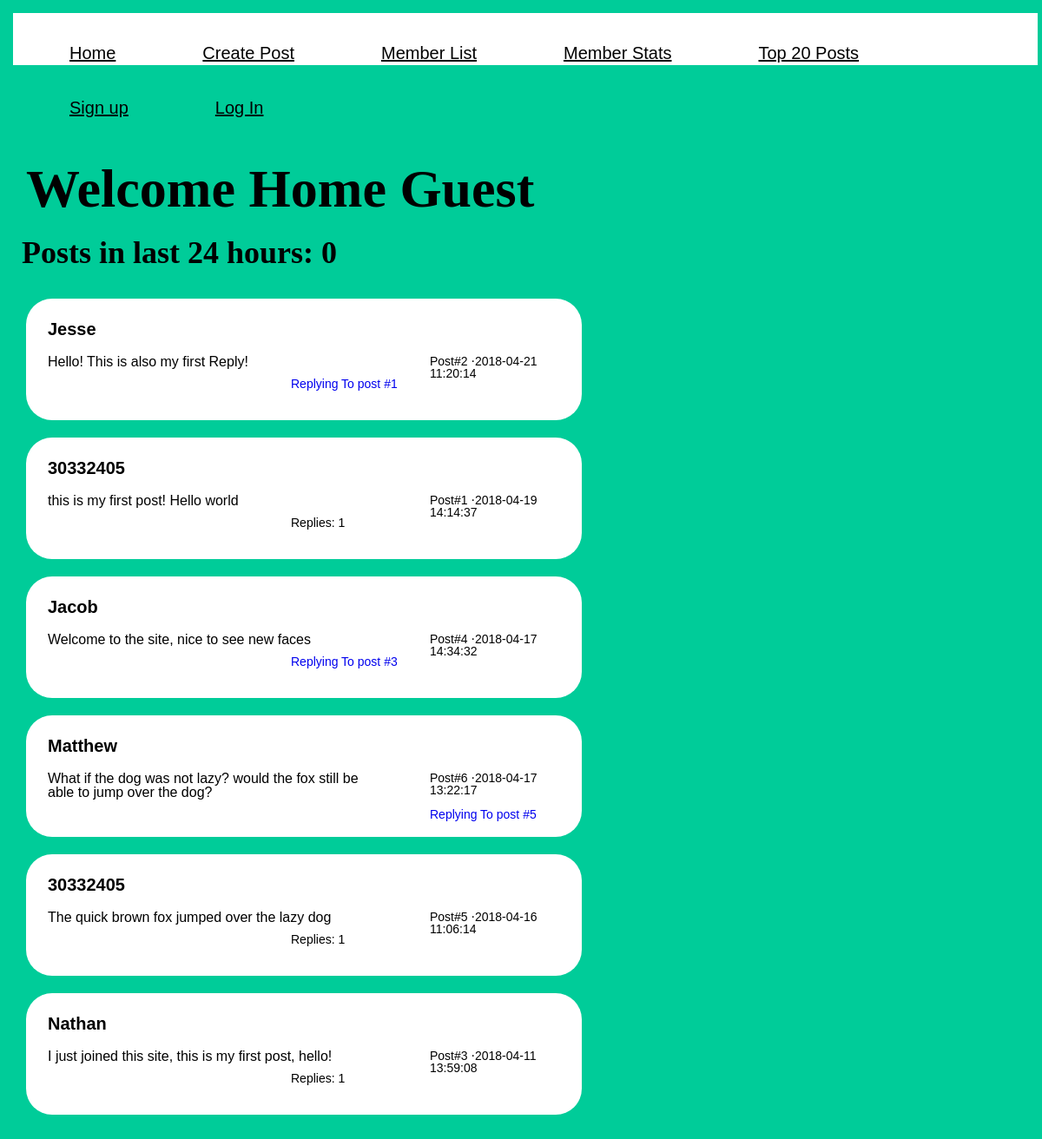
The page / on the database its author committed.
### tables this page shows
CREATE TABLE IF NOT EXISTS `post` (
  `id` int(11) NOT NULL AUTO_INCREMENT,
  `user_id` int(11) NOT NULL,
  `post_date` datetime NOT NULL,
  `in_reply_to` int(11) DEFAULT NULL,
  `text` varchar(160) NOT NULL,
  PRIMARY KEY (`id`),
  KEY `in_reply_to` (`in_reply_to`),
  KEY `user_id` (`user_id`)
);

CREATE TABLE IF NOT EXISTS `user` (
  `id` int(11) NOT NULL AUTO_INCREMENT,
  `name` varchar(50) NOT NULL,
  `email` varchar(50) NOT NULL,
  `password` varchar(225) NOT NULL,
  PRIMARY KEY (`id`)
);

### index.php (the view, shortened to what this page needs)
<?php
require_once "include/config.php";
?>
<!DOCTYPE html>
<html>
<head>
	<link rel="stylesheet" type="text/css" href="css/style.css">
</head>
<body>
	<?php include_once "include/nav.php";?>
	<section>
		<div class="main-wrapper">
			<?php if(isset($_SESSION['username'])): ?>
				<h1>Welcome Home <?php echo $_SESSION['username']; ?></h1>
			<?php else: ?>
				<h1>Welcome Home Guest</h1>
			<?php endif;
			$query = 'SELECT COUNT(*) as posts
			FROM post
			WHERE post.post_date > DATE_SUB(NOW(), INTERVAL 24 HOUR)';
			if (!$conn){
				$error = mysqli_connect_error();
				$errno = mysqli_connect_errno();
				print "$errno: $error\n";
				exit();
			}else{
				if($result = mysqli_query($conn, $query)){
					if($row = mysqli_fetch_assoc($result)){
						echo '<h2>Posts in last 24 hours: ' . $row['posts'] . '</h2>';
					}
				}
			}
			?>
			<div class="post-wrapper">
				<?php
				if(!isset($_SESSION['username'])){
					if (!$conn){
						$error = mysqli_connect_error();
						$errno = mysqli_connect_errno();
						print "$errno: $error\n";
						exit();
					}else{
						$query = 'SELECT p.post_date, u.name, p.text, p.in_reply_to, p.id,
						(SELECT COUNT(*) FROM post p2 WHERE p2.in_reply_to = p.id ) AS replies
						FROM post p
						INNER JOIN
						user u
						ON
						p.user_id = u.id
						ORDER BY p.post_date DESC LIMIT 10';
						if($result = mysqli_query($conn, $query)){
							while($row = mysqli_fetch_assoc($result)){
								echo '<div class="post-content" id="', $row['id'],'">';
								echo '<h3 class="post-name">', $row['name'], '</h3>';
								echo '<span>Post#', $row['id'],'  &sdot;', $row['post_date'],'</span>';
								echo '<p class="post-text">', $row['text'], '</p>';
								if($row['replies'] > 0){
									echo '<span class="replyCount">Replies: '. $row['replies'] . '</span>';
								}
								if(!empty($row['in_reply_to'])){
									echo '<a href="#', $row['in_reply_to'],'"><span>Replying To post #',$row['in_reply_to'],'</span></a>';
								}
								echo '</div>';
							}
						}else{
							echo "failed to set result";
						}
					}
				} ?>
			</div>
		</div>
	</section>
</body>
</html>

### include/nav.php (shortened to what this page needs)
<header>
		<nav>
			<div class="nav-links">
				<ul>
					<li>
						<a href="index.php">Home</a>
					</li>
					<li>
						<a href="createpost.php">Create Post</a>
					</li>
					<li>
						<a href="memberlist.php">Member List</a>
					</li>
					<li>
						<a href="stats.php">Member Stats</a>
					</li>
					<li>
						<a href="top20posts.php">Top 20 Posts</a>
					</li>
					<li>
						<a href="signup.php">Sign up</a>
					</li>
					<li>
						<a href="login.php">Log In</a>
					</li>
				</ul>
			</div>
		</nav>
</header>

### css/style.css (style rules this page uses)
html, body, div, span, object, iframe, h1, h2, h3, h4, h5, h6, p, blockquote, pre, abbr, address, cite, code, del, dfn, em, img, ins, kbd, q, samp, small, strong, sub, sup, var, b, i, dl, dt, dd, ol, ul, li, fieldset, form, label, legend, table, caption, tbody, tfoot, thead, tr, th, td, article, aside, canvas, details, figcaption, figure, footer, header, hgroup, menu, nav, section, summary, time, mark, audio, video { margin:0; padding:5px; border:0; outline:0; font-size:100%; vertical-align:baseline; background:transparent; }
body { line-height:1; }
article,aside,details,figcaption,figure, footer,header,hgroup,menu,nav,section { display:block; }
nav ul { list-style:none; }
a { margin:0; padding:0; font-size:100%; vertical-align:baseline; background:transparent; }
.nav-links { margin: 0 auto; width: 100%; }
body { background-color: #00cc99; }
header nav { width: 100%; height: 50px; background-color: white; }
header nav ul { width: 100%; float:left; }
header nav ul li { padding: 0px 50px; float: left; list-style: none; }
header nav ul li a { font-family: arial; font-size: 20px; color: #000000; line-height: 63px; }
.main-wrapper { margin: auto; float: left; }
.main-wrapper h1 { margin: 10px auto; font-size:62px; padding:10px; }
.main-wrapper .post-wrapper { padding: 10px; }
.main-wrapper .post-wrapper .post-content { border-radius: 30px; background-color: white; padding: 20px; width: 600px; height: 100px; margin:20px auto; font-family:arial; }
.main-wrapper .post-wrapper .post-content span { font-size:14px; float:right; width: 150px; }
.main-wrapper .post-wrapper .post-content h3 { font-size:20px; margin-bottom: 10px; }
.main-wrapper .post-wrapper .post-content p { width:60%; }
.replyCount { float: right; }
h2 { font-size: 36px; }

### rows shown on the page
post: user.name "Jesse", id "2", post_date "2018-04-21 11:20:14", text "Hello! This is also my first Reply!", in_reply_to "1"
post: user.name "30332405", id "1", post_date "2018-04-19 14:14:37", text "this is my first post! Hello world", replies "1"
post: user.name "Jacob", id "4", post_date "2018-04-17 14:34:32", text "Welcome to the site, nice to see new faces", in_reply_to "3"
post: user.name "Matthew", id "6", post_date "2018-04-17 13:22:17", text "What if the dog was not lazy? would the fox still be able to jump over the dog?", in_reply_to "5"
post: user.name "30332405", id "5", post_date "2018-04-16 11:06:14", text "The quick brown fox jumped over the lazy dog", replies "1"
post: user.name "Nathan", id "3", post_date "2018-04-11 13:59:08", text "I just joined this site, this is my first post, hello!", replies "1"

### other values the page prints
$row['posts'] "0"
